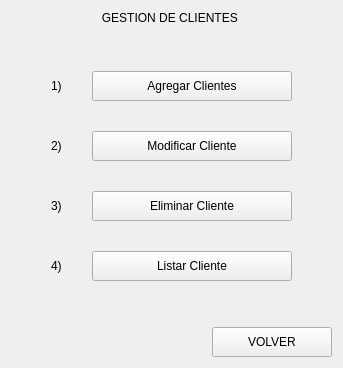
               <widget class="QWidget" name="page_1gestion_clientes">
                <layout class="QVBoxLayout" name="verticalLayout_15">
                 <item>
                  <widget class="QLabel" name="label_27">
                   <property name="text">
                    <string>GESTION DE CLIENTES </string>
                   </property>
                   <property name="alignment">
                    <set>Qt::AlignmentFlag::AlignCenter</set>
                   </property>
                  </widget>
                 </item>
                 <item>
                  <spacer name="verticalSpacer_7">
                   <property name="orientation">
                    <enum>Qt::Orientation::Vertical</enum>
                   </property>
                   <property name="sizeHint" stdset="0">
                    <size>
                     <width>20</width>
                     <height>40</height>
                    </size>
                   </property>
                  </spacer>
                 </item>
                 <item>
                  <layout class="QHBoxLayout" name="horizontalLayout_4">
                   <property name="spacing">
                    <number>30</number>
                   </property>
                   <item>
                    <spacer name="horizontalSpacer_12">
                     <property name="orientation">
                      <enum>Qt::Orientation::Horizontal</enum>
                     </property>
                     <property name="sizeHint" stdset="0">
                      <size>
                       <width>40</width>
                       <height>20</height>
                      </size>
                     </property>
                    </spacer>
                   </item>
                   <item>
                    <layout class="QVBoxLayout" name="verticalLayout_16">
                     <property name="spacing">
                      <number>30</number>
                     </property>
                     <item>
                      <widget class="QLabel" name="label_13">
                       <property name="text">
                        <string>1)</string>
                       </property>
                      </widget>
                     </item>
                     <item>
                      <widget class="QLabel" name="label_24">
                       <property name="text">
                        <string>2)</string>
                       </property>
                      </widget>
                     </item>
                     <item>
                      <widget class="QLabel" name="label_26">
                       <property name="text">
                        <string>3)</string>
                       </property>
                      </widget>
                     </item>
                     <item>
                      <widget class="QLabel" name="label_25">
                       <property name="text">
                        <string>4)</string>
                       </property>
                      </widget>
                     </item>
                    </layout>
                   </item>
                   <item>
                    <layout class="QVBoxLayout" name="verticalLayout_3">
                     <property name="spacing">
                      <number>30</number>
                     </property>
                     <item>
                      <widget class="QPushButton" name="bt_gestionar_cliente">
                       <property name="minimumSize">
                        <size>
                         <width>200</width>
                         <height>30</height>
                        </size>
                       </property>
                       <property name="text">
                        <string>Agregar Clientes</string>
                       </property>
                       <property name="icon">
                        <iconset>
                         <normaloff>img/file-plus.svg</normaloff>img/file-plus.svg</iconset>
                       </property>
                      </widget>
                     </item>
                     <item>
                      <widget class="QPushButton" name="bt_modificar_cliente">
                       <property name="minimumSize">
                        <size>
                         <width>200</width>
                         <height>30</height>
                        </size>
                       </property>
                       <property name="text">
                        <string>Modificar Cliente</string>
                       </property>
                       <property name="icon">
                        <iconset>
                         <normaloff>img/tool.svg</normaloff>img/tool.svg</iconset>
                       </property>
                      </widget>
                     </item>
                     <item>
                      <widget class="QPushButton" name="bt_eliminar_cliente">
                       <property name="minimumSize">
                        <size>
                         <width>200</width>
                         <height>30</height>
                        </size>
                       </property>
                       <property name="text">
                        <string>Eliminar Cliente</string>
                       </property>
                       <property name="icon">
                        <iconset>
                         <normaloff>img/trash-2.svg</normaloff>img/trash-2.svg</iconset>
                       </property>
                      </widget>
                     </item>
                     <item>
                      <widget class="QPushButton" name="bt_listar_cliente">
                       <property name="minimumSize">
                        <size>
                         <width>200</width>
                         <height>30</height>
                        </size>
                       </property>
                       <property name="text">
                        <string>Listar Cliente</string>
                       </property>
                       <property name="icon">
                        <iconset>
                         <normaloff>img/database.svg</normaloff>img/database.svg</iconset>
                       </property>
                      </widget>
                     </item>
                    </layout>
                   </item>
                   <item>
                    <spacer name="horizontalSpacer_3">
                     <property name="orientation">
                      <enum>Qt::Orientation::Horizontal</enum>
                     </property>
                     <property name="sizeHint" stdset="0">
                      <size>
                       <width>40</width>
                       <height>20</height>
                      </size>
                     </property>
                    </spacer>
                   </item>
                  </layout>
                 </item>
                 <item>
                  <spacer name="verticalSpacer_8">
                   <property name="orientation">
                    <enum>Qt::Orientation::Vertical</enum>
                   </property>
                   <property name="sizeHint" stdset="0">
                    <size>
                     <width>20</width>
                     <height>40</height>
                    </size>
                   </property>
                  </spacer>
                 </item>
                 <item>
                  <layout class="QHBoxLayout" name="horizontalLayout_15">
                   <item>
                    <spacer name="horizontalSpacer">
                     <property name="orientation">
                      <enum>Qt::Orientation::Horizontal</enum>
                     </property>
                     <property name="sizeHint" stdset="0">
                      <size>
                       <width>40</width>
                       <height>20</height>
                      </size>
                     </property>
                    </spacer>
                   </item>
                   <item>
                    <widget class="QPushButton" name="bt_volver_gestion_cliente">
                     <property name="minimumSize">
                      <size>
                       <width>120</width>
                       <height>30</height>
                      </size>
                     </property>
                     <property name="text">
                      <string>VOLVER</string>
                     </property>
                     <property name="icon">
                      <iconset>
                       <normaloff>img/corner-down-left.svg</normaloff>img/corner-down-left.svg</iconset>
                     </property>
                    </widget>
                   </item>
                  </layout>
                 </item>
                </layout>
               </widget>
